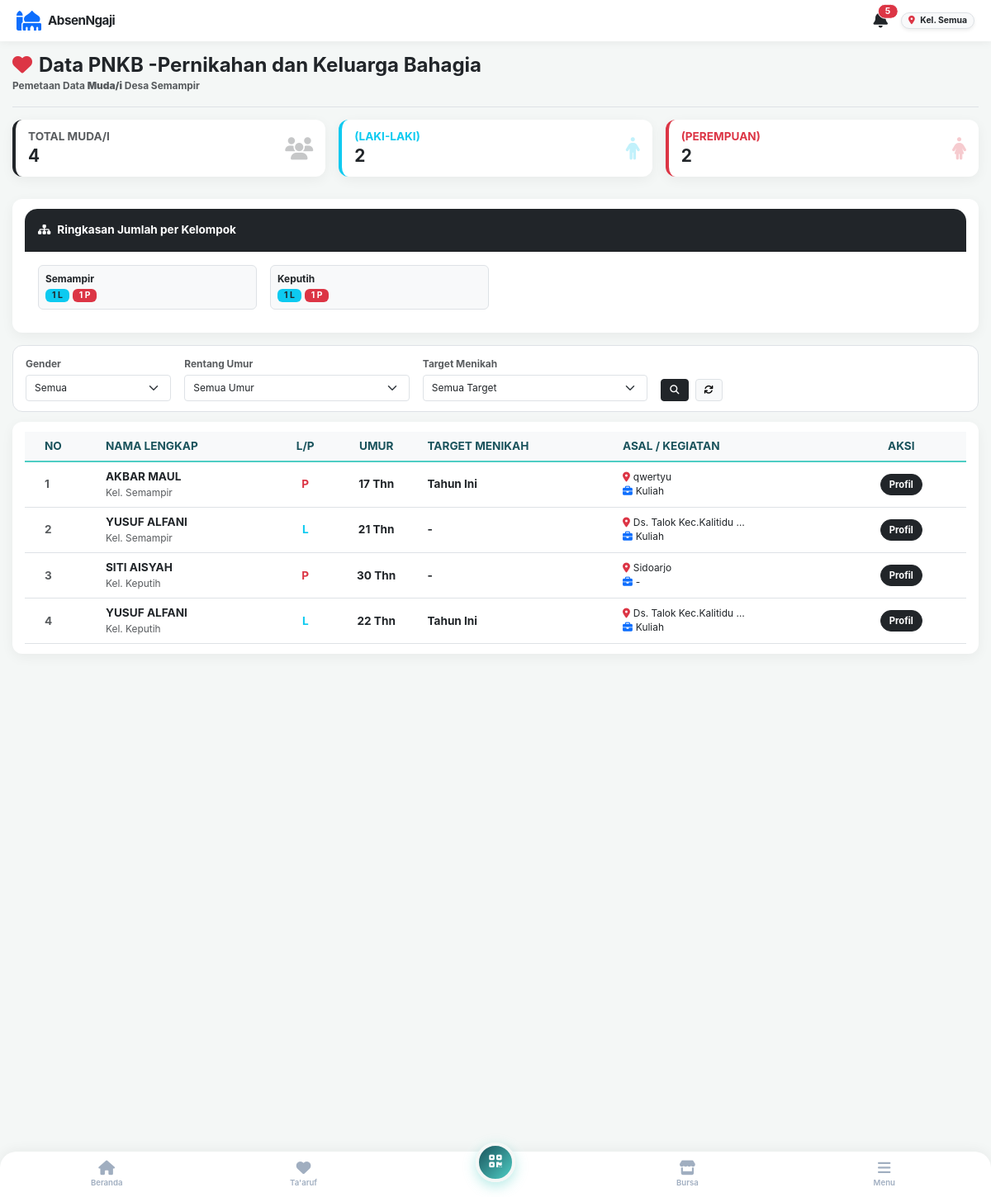
/aplikasi_absensi/data_pnkb.php (signed in), run on the app's committed database.
### tables this page shows
CREATE TABLE `biodata_jamaah` (
  `id_biodata` int(11) NOT NULL,
  `id_user` int(11) DEFAULT NULL,
  `jenjang` enum('Umum','Muda/i','Remaja','Pra Remaja','Caberawit') NOT NULL,
  `nama_lengkap` varchar(150) NOT NULL,
  `nama_panggilan` varchar(50) DEFAULT NULL,
  `jenis_kelamin` enum('L','P') DEFAULT NULL,
  `status_pernikahan` enum('Belum Menikah','Menikah','Pernah Menikah') DEFAULT NULL,
  `is_siap_nikah` tinyint(1) DEFAULT 0,
  `target_menikah` varchar(50) DEFAULT NULL,
  `kriteria_idaman` text DEFAULT NULL,
  `id_kepala_keluarga` int(11) DEFAULT NULL,
  `status_keluarga` enum('Kepala Keluarga','Istri','Anak','Lainnya') DEFAULT NULL,
  `no_hp` varchar(20) DEFAULT NULL,
  `alamat_asal` text DEFAULT NULL,
  `foto` varchar(255) DEFAULT NULL,
  `tempat_lahir` varchar(100) DEFAULT NULL,
  `tanggal_lahir` date DEFAULT NULL,
  `alamat_surabaya` text DEFAULT NULL,
  `nama_ortu` varchar(150) DEFAULT NULL,
  `hp_ortu` varchar(20) DEFAULT NULL,
  `status_ortu` enum('Jamaah','Belum') DEFAULT NULL,
  `tempat_sambung_ortu` varchar(150) DEFAULT NULL,
  `darurat_nama` varchar(150) DEFAULT NULL,
  `darurat_hubungan` varchar(50) DEFAULT NULL,
  `darurat_hp` varchar(20) DEFAULT NULL,
  `status_mubaligh` enum('MT','Non MT') DEFAULT NULL,
  `kegiatan_surabaya` enum('Bekerja','Kuliah','Lainnya') DEFAULT NULL,
  `tempat_kerja` varchar(150) DEFAULT NULL,
  `alamat_kerja` text DEFAULT NULL,
  `universitas` varchar(150) DEFAULT NULL,
  `jurusan` varchar(100) DEFAULT NULL,
  `angkatan` varchar(10) DEFAULT NULL,
  `hobi` varchar(255) DEFAULT NULL,
  `created_at` timestamp NOT NULL DEFAULT current_timestamp()
);

CREATE TABLE `users` (
  `id_user` int(11) NOT NULL,
  `username` varchar(50) NOT NULL,
  `password` varchar(255) DEFAULT NULL,
  `nama_lengkap` varchar(100) NOT NULL,
  `jabatan` varchar(50) DEFAULT NULL,
  `level` varchar(50) DEFAULT 'karyawan',
  `created_at` timestamp NOT NULL DEFAULT current_timestamp(),
  `kelompok` enum('Semampir','Keputih','Praja','Semua') DEFAULT 'Semua',
  `tgl_buat_akun` datetime NOT NULL DEFAULT current_timestamp(),
  `tgl_daftar` datetime DEFAULT current_timestamp()
);

### aplikasi_absensi/data_pnkb.php (the view, shortened to what this page needs)
<?php
include 'koneksi.php';
$level = $_SESSION['level'];
$kel_user = $_SESSION['kelompok'] ?? '';
$is_pusat = in_array($level, ['superadmin', 'admin_desa', 'keimaman_desa', 'tim_pnkb_desa']);
if ($is_pusat || $kel_user == 'Semua' || empty($kel_user)) {
    $filter_wilayah = "1=1";
} else {
    $filter_wilayah = "u.kelompok = '$kel_user'";
}
$query_muda_mudi = mysqli_query($conn, "
    SELECT b.*, u.kelompok
    FROM biodata_jamaah b
    JOIN users u ON b.id_user = u.id_user
    WHERE b.jenjang = 'Muda/i'
    AND ($filter_wilayah)
    ORDER BY u.kelompok ASC, b.nama_lengkap ASC
");
$muda_mudi_list = [];
$count_L = 0;
$count_P = 0;
$rekap_kelompok = [];
while($row = mysqli_fetch_assoc($query_muda_mudi)) {
    $umur = 0;
    if(!empty($row['tanggal_lahir']) && $row['tanggal_lahir'] != '0000-00-00') {
        $umur = (new DateTime($row['tanggal_lahir']))->diff(new DateTime('today'))->y;
    }
    $row['umur_angka'] = $umur;
    if($row['jenis_kelamin'] == 'L') $count_L++;
    if($row['jenis_kelamin'] == 'P') $count_P++;
    $kel = $row['kelompok'];
    if(!isset($rekap_kelompok[$kel])) {
        $rekap_kelompok[$kel] = ['L' => 0, 'P' => 0, 'total' => 0];
    }
    $rekap_kelompok[$kel][$row['jenis_kelamin']]++;
    $rekap_kelompok[$kel]['total']++;
    $muda_mudi_list[] = $row;
}
?>
<!DOCTYPE html>
<html lang="id">
<head>
    <link href="https://cdn.jsdelivr.net/npm/bootstrap@5.3.0/dist/css/bootstrap.min.css" rel="stylesheet">
    <link rel="stylesheet" href="https://cdnjs.cloudflare.com/ajax/libs/font-awesome/6.4.0/css/all.min.css">
</head>
<body>
<?php include 'sidebar.php'; ?>
<div class="main-content">
    <div class="d-flex justify-content-between align-items-center mb-4 border-bottom pb-3">
        <div>
            <h2 class="fw-bold text-dark mb-0"><i class="fa fa-heart text-danger me-2"></i>Data PNKB -Pernikahan dan Keluarga Bahagia</h2>
            <small class="text-muted fw-bold">Pemetaan Data <b>Muda/i</b> Desa Semampir</small>
        </div>
    </div>
    <div class="row mb-4 g-3">
        <div class="col-md-4">
            <div class="card card-stats bg-white p-3 border-start border-4 border-dark">
                <div class="d-flex justify-content-between align-items-center">
                    <div><h6 class="text-muted small fw-bold mb-1">TOTAL MUDA/I</h6><h3 class="fw-bold mb-0"><?= count($muda_mudi_list); ?></h3></div>
                    <i class="fa fa-users fa-2x text-dark opacity-25"></i>
                </div>
            </div>
        </div>
        <div class="col-md-4">
            <div class="card card-stats bg-white p-3 border-start border-4 border-info">
                <div class="d-flex justify-content-between align-items-center">
                    <div><h6 class="text-info small fw-bold mb-1">(LAKI-LAKI)</h6><h3 class="fw-bold mb-0"><?= $count_L; ?></h3></div>
                    <i class="fa fa-male fa-2x text-info opacity-25"></i>
                </div>
            </div>
        </div>
        <div class="col-md-4">
            <div class="card card-stats bg-white p-3 border-start border-4 border-danger">
                <div class="d-flex justify-content-between align-items-center">
                    <div><h6 class="text-danger small fw-bold mb-1">(PEREMPUAN)</h6><h3 class="fw-bold mb-0"><?= $count_P; ?></h3></div>
                    <i class="fa fa-female fa-2x text-danger opacity-25"></i>
                </div>
            </div>
        </div>
    </div>
    <?php if($is_pusat): ?>
    <div class="card card-stats mb-4 border-0">
        <div class="card-header bg-dark text-white fw-bold py-3" style="border-radius: 15px 15px 0 0;">
            <i class="fa fa-sitemap me-2"></i>Ringkasan Jumlah per Kelompok
        </div>
        <div class="card-body bg-white">
            <div class="row row-cols-2 row-cols-md-4 g-3">
                <?php foreach($rekap_kelompok as $nama_kel => $val): ?>
                    <div class="col">
                        <div class="p-2 border rounded bg-light">
                            <small class="fw-bold d-block text-truncate"><?= $nama_kel; ?></small>
                            <span class="badge bg-info text-dark"><?= $val['L']; ?> L</span>
                            <span class="badge bg-danger"><?= $val['P']; ?> P</span>
                        </div>
                    </div>
                <?php endforeach; ?>
            </div>
        </div>
    </div>
    <?php endif; ?>
    <div class="filter-box">
        <form action="" method="GET" class="row g-3 align-items-end">
            <div class="col-md-2 col-6">
                <label class="form-label small text-muted fw-bold mb-1">Gender</label>
                <select name="f_gender" class="form-select form-select-sm">
                    <option value="">Semua</option>
                </select>
            </div>
            <div class="col-md-3 col-6">
                <label class="form-label small text-muted fw-bold mb-1">Rentang Umur</label>
                <select name="f_umur" class="form-select form-select-sm">
                    <option value="">Semua Umur</option>
                </select>
            </div>
            <div class="col-md-3 col-12">
                <label class="form-label small text-muted fw-bold mb-1">Target Menikah</label>
                <select name="f_target" class="form-select form-select-sm">
                    <option value="">Semua Target</option>
                </select>
            </div>
            <div class="col-md-auto col-12 d-flex gap-2">
                <button type="submit" class="btn btn-dark btn-sm fw-bold px-4"><i class="fa fa-search"></i></button>
                <a href="data_pnkb.php" class="btn btn-light btn-sm border px-3"><i class="fa fa-sync"></i></a>
            </div>
        </form>
    </div>
    <div class="card card-stats bg-white overflow-hidden">
        <div class="table-responsive">
            <table class="table table-hover align-middle mb-0 table-custom">
                <thead>
                    <tr>
                        <th class="ps-4">NO</th>
                        <th>NAMA LENGKAP</th>
                        <th class="text-center">L/P</th>
                        <th class="text-center">UMUR</th>
                        <th>TARGET MENIKAH</th>
                        <th>ASAL / KEGIATAN</th>
                        <th class="pe-4 text-center">AKSI</th>
                    </tr>
                </thead>
                <tbody>
                    <?php if(count($muda_mudi_list) == 0): ?>
                        <tr><td colspan="7" class="text-center py-5 text-muted">Data tidak ditemukan.</td></tr>
                    <?php else: ?>
                        <?php $no = 1; foreach($muda_mudi_list as $row): ?>
                        <tr>
                            <td class="ps-4 text-muted fw-bold"><?= $no++; ?></td>
                            <td>
                                <span class="fw-bold d-block text-dark"><?= strtoupper($row['nama_lengkap']); ?></span>
                                <small class="text-muted">Kel. <?= $row['kelompok']; ?></small>
                            </td>
                            <td class="text-center fw-bold <?= ($row['jenis_kelamin'] == 'P') ? 'text-danger' : 'text-info'; ?>"><?= $row['jenis_kelamin']; ?></td>
                            <td class="text-center fw-bold"><?= $row['umur_angka']; ?> Thn</td>
                            <td><span class="fw-bold text-dark"><?= $row['target_menikah'] ?: '-'; ?></span></td>
                            <td>
                                <small class="d-block text-truncate" style="max-width: 150px;"><i class="fa fa-map-marker-alt me-1 text-danger"></i><?= $row['alamat_asal'] ?: '-'; ?></small>
                                <small class="d-block text-truncate" style="max-width: 150px;"><i class="fa fa-briefcase me-1 text-primary"></i><?= $row['kegiatan_surabaya'] ?: '-'; ?></small>
                            </td>
                            <td class="pe-4 text-center">
                                <a href="detail_jamaah.php?id=<?= $row['id_user']; ?>" class="btn btn-sm btn-dark rounded-pill px-3 fw-bold">Profil</a>
                            </td>
                        </tr>
                        <?php endforeach; ?>
                    <?php endif; ?>
                </tbody>
            </table>
        </div>
    </div>
</div>
</body>
</html>

### aplikasi_absensi/sidebar.php (shortened to what this page needs)
<?php
$current_page = basename($_SERVER['PHP_SELF']);
$lvl_sidebar = isset($_SESSION['level']) ? $_SESSION['level'] : 'karyawan';
$id_user_sidebar = isset($_SESSION['id_user']) ? $_SESSION['id_user'] : 0;
$q_utama = mysqli_query($conn, "
    SELECT u.level, u.kelompok, b.jenjang, b.status_pernikahan, b.foto, b.tempat_lahir, b.no_hp, b.alamat_surabaya
    FROM users u
    LEFT JOIN biodata_jamaah b ON u.id_user = b.id_user
    WHERE u.id_user = '$id_user_sidebar'
");
$d_utama = mysqli_fetch_assoc($q_utama);
$jml_notif = 0;
if(isset($conn)) {
    $q_notif = mysqli_query($conn, "SELECT COUNT(*) as total FROM notifikasi WHERE id_user = '$id_user_sidebar' AND is_read = 0");
    if($q_notif) {
        $notif_data = mysqli_fetch_assoc($q_notif);
        $jml_notif = $notif_data['total'];
    }
}
$akses_semua_pengurus = ['superadmin', 'admin_desa', 'admin', 'keimaman_desa', 'keimaman', 'ketua_mudai_desa', 'admin_mudai_desa', 'ketua_mudai', 'admin_mudai', 'admin_remaja', 'admin_praremaja', 'admin_caberawit'];
?>
<link rel="stylesheet" href="style_mobile.css">
<div class="app-topbar">
    <div class="d-flex align-items-center">
        <i class="fa fa-mosque fs-4 text-primary me-2"></i>
        <h5 class="fw-bold text-dark mb-0" style="letter-spacing: -0.5px;">AbsenNgaji</h5>
    </div>
    <div class="d-flex align-items-center gap-3">
        <a href="notifikasi.php" class="text-dark text-decoration-none position-relative">
            <i class="fa fa-bell fs-5"></i>
            <?php if($jml_notif > 0): ?>
                <span class="position-absolute top-0 start-100 translate-middle badge rounded-pill bg-danger border border-white" style="font-size: 0.6rem; padding: 3px 5px;">
                    <?= $jml_notif; ?>
                </span>
            <?php endif; ?>
        </a>
        <span class="badge bg-light text-dark border shadow-sm px-3 py-2 rounded-pill">
            <i class="fa fa-map-marker-alt text-danger me-1"></i> Kel. <?= $d_utama['kelompok']; ?>
        </span>
    </div>
</div>
<div class="app-bottom-nav">
    <a href="dashboard.php" class="nav-item <?= ($current_page == 'dashboard.php') ? 'active' : ''; ?>">
        <i class="fa fa-home"></i><span>Beranda</span>
    </a>
    <a href="bursa_taaruf.php" class="nav-item <?= ($current_page == 'bursa_taaruf.php' || $current_page == 'pantau_taaruf.php') ? 'active text-danger' : ''; ?>">
        <i class="fa fa-heart"></i><span>Ta'aruf</span>
    </a>
    <?php if(in_array($lvl_sidebar, $akses_semua_pengurus)): ?>
        <a href="scan.php" class="nav-item nav-fab"><i class="fa fa-qrcode"></i></a>
    <?php else: ?>
        <a href="isi_biodata.php" class="nav-item nav-fab <?= ($current_page == 'isi_biodata.php') ? 'shadow-lg' : ''; ?>">
            <i class="fa fa-user"></i>
        </a>
    <?php endif; ?>
    <a href="bursa_usaha.php" class="nav-item <?= ($current_page == 'bursa_usaha.php') ? 'active' : ''; ?>">
        <i class="fa fa-store"></i><span>Bursa</span>
    </a>
    <a href="#offcanvasMenu" data-bs-toggle="offcanvas" class="nav-item">
        <i class="fa fa-bars"></i><span>Menu</span>
    </a>
</div>

### data on the page
biodata_jamaah: id_user.kelompok "Semua"
biodata_jamaah: nama_lengkap "AKBAR MAUL", id_user.kelompok "Semampir", jenis_kelamin "P", umur_angka "17", target_menikah "Tahun Ini", alamat_asal "qwertyu", kegiatan_surabaya "Kuliah"
biodata_jamaah: nama_lengkap "YUSUF ALFANI", id_user.kelompok "Semampir", jenis_kelamin "L", umur_angka "21", target_menikah "-", alamat_asal "Ds. Talok Kec.Kalitidu…", kegiatan_surabaya "Kuliah"
biodata_jamaah: nama_lengkap "SITI AISYAH", id_user.kelompok "Keputih", jenis_kelamin "P", umur_angka "30", target_menikah "-", alamat_asal "Sidoarjo", kegiatan_surabaya "-"
biodata_jamaah: nama_lengkap "YUSUF ALFANI", id_user.kelompok "Keputih", jenis_kelamin "L", umur_angka "22", target_menikah "Tahun Ini", alamat_asal "Ds. Talok Kec.Kalitidu…", kegiatan_surabaya "Kuliah"

### other printed values
$jml_notif "5"
count($muda_mudi_list) "4"
$count_L "2"
$count_P "2"
$nama_kel "Semampir"
$val['L'] "1"
$val['P'] "1"
$nama_kel "Keputih"
